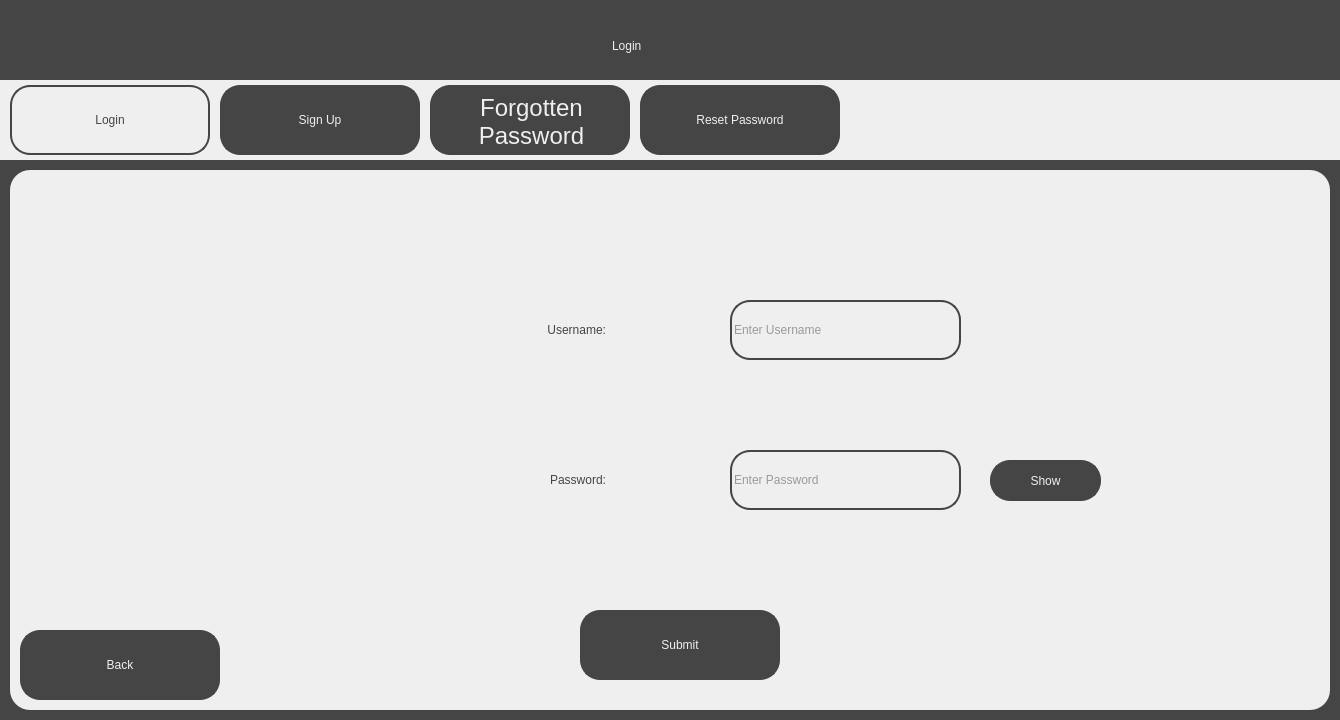
<?xml version="1.0" encoding="UTF-8"?>
<ui version="4.0">
 <class>LoginScreen</class>
 <widget class="QDialog" name="LoginScreen">
  <property name="geometry">
   <rect>
    <x>0</x>
    <y>0</y>
    <width>1340</width>
    <height>720</height>
   </rect>
  </property>
  <property name="windowTitle">
   <string>Visualising the Riemann Hypothesis - Log In</string>
  </property>
  <property name="sizeGripEnabled">
   <bool>false</bool>
  </property>
  <widget class="QWidget" name="widget" native="true">
   <property name="geometry">
    <rect>
     <x>0</x>
     <y>0</y>
     <width>1340</width>
     <height>720</height>
    </rect>
   </property>
   <property name="styleSheet">
    <string notr="true">background-color: rgb(69, 69, 69);</string>
   </property>
   <widget class="QLabel" name="Title">
    <property name="geometry">
     <rect>
      <x>612</x>
      <y>20</y>
      <width>116</width>
      <height>51</height>
     </rect>
    </property>
    <property name="styleSheet">
     <string notr="true">font: 36pt &quot;Sans Serif&quot;; color:rgb(239, 239, 239)</string>
    </property>
    <property name="text">
     <string>Login</string>
    </property>
   </widget>
   <widget class="QWidget" name="TabBar" native="true">
    <property name="geometry">
     <rect>
      <x>0</x>
      <y>80</y>
      <width>1340</width>
      <height>80</height>
     </rect>
    </property>
    <property name="styleSheet">
     <string notr="true">background-color: rgb(239, 239, 239);</string>
    </property>
    <widget class="QPushButton" name="LoginTab">
     <property name="geometry">
      <rect>
       <x>10</x>
       <y>5</y>
       <width>200</width>
       <height>70</height>
      </rect>
     </property>
     <property name="cursor">
      <cursorShape>PointingHandCursor</cursorShape>
     </property>
     <property name="styleSheet">
      <string notr="true">border: 2px solid;
border-radius: 20px;
border-color:rgb(69, 69, 69);
background-color: rgb(239, 239, 239);
font: 18pt &quot;Sans Serif&quot;; color:rgb(69, 69, 69);
</string>
     </property>
     <property name="text">
      <string>Login</string>
     </property>
    </widget>
    <widget class="QPushButton" name="SignUpTab">
     <property name="geometry">
      <rect>
       <x>220</x>
       <y>5</y>
       <width>200</width>
       <height>70</height>
      </rect>
     </property>
     <property name="cursor">
      <cursorShape>PointingHandCursor</cursorShape>
     </property>
     <property name="styleSheet">
      <string notr="true">border: 2px solid;
border-radius: 20px;
border-color:rgb(69, 69, 69);
background-color: rgb(69, 69, 69);
font: 18pt &quot;Sans Serif&quot;; color:rgb(239, 239, 239);
padding: 7px;
</string>
     </property>
     <property name="text">
      <string>Sign Up</string>
     </property>
    </widget>
    <widget class="QPushButton" name="ResetPasswordTab">
     <property name="geometry">
      <rect>
       <x>640</x>
       <y>5</y>
       <width>200</width>
       <height>70</height>
      </rect>
     </property>
     <property name="cursor">
      <cursorShape>PointingHandCursor</cursorShape>
     </property>
     <property name="styleSheet">
      <string notr="true">border: 2px solid;
border-radius: 20px;
border-color:rgb(69, 69, 69);
background-color: rgb(69, 69, 69);
font: 18pt &quot;Sans Serif&quot;; color:rgb(239, 239, 239);
</string>
     </property>
     <property name="text">
      <string>Reset Password</string>
     </property>
    </widget>
    <widget class="QPushButton" name="ForgottenPasswordTab">
     <property name="geometry">
      <rect>
       <x>430</x>
       <y>5</y>
       <width>200</width>
       <height>70</height>
      </rect>
     </property>
     <property name="cursor">
      <cursorShape>PointingHandCursor</cursorShape>
     </property>
     <property name="styleSheet">
      <string notr="true">border: 2px solid;
border-radius: 20px;
background-color: rgba(0, 0, 0, 0);
border-color: rgba(0, 0, 0, 0);</string>
     </property>
     <property name="text">
      <string/>
     </property>
    </widget>
    <widget class="QLabel" name="ForgottenPasswordLabel">
     <property name="geometry">
      <rect>
       <x>430</x>
       <y>5</y>
       <width>200</width>
       <height>70</height>
      </rect>
     </property>
     <property name="styleSheet">
      <string notr="true">border: 2px solid;
border-radius: 20px;
border-color:rgb(69, 69, 69);
background-color: rgb(69, 69, 69);
font: 18pt &quot;Sans Serif&quot;; color:rgb(239, 239, 239);
padding: 7px;
</string>
     </property>
     <property name="text">
      <string>&lt;html&gt;&lt;head/&gt;&lt;body&gt;&lt;p align=&quot;center&quot;&gt;&lt;span style=&quot; font-size:18pt;&quot;&gt;Forgotten&lt;br/&gt;Password&lt;/span&gt;&lt;/p&gt;&lt;/body&gt;&lt;/html&gt;</string>
     </property>
    </widget>
    <zorder>LoginTab</zorder>
    <zorder>SignUpTab</zorder>
    <zorder>ResetPasswordTab</zorder>
    <zorder>ForgottenPasswordLabel</zorder>
    <zorder>ForgottenPasswordTab</zorder>
   </widget>
   <widget class="QWidget" name="MainWidget" native="true">
    <property name="geometry">
     <rect>
      <x>10</x>
      <y>170</y>
      <width>1320</width>
      <height>540</height>
     </rect>
    </property>
    <property name="styleSheet">
     <string notr="true">background-color: rgb(239, 239, 239);
border-radius: 20px;</string>
    </property>
    <widget class="QLabel" name="UsernameOrEmailText">
     <property name="geometry">
      <rect>
       <x>300</x>
       <y>130</y>
       <width>301</width>
       <height>61</height>
      </rect>
     </property>
     <property name="styleSheet">
      <string notr="true">font: 25pt &quot;Sans Serif&quot;; color:rgb(69, 69, 69);
background-color: rgb(239, 239, 239); padding: 5px;</string>
     </property>
     <property name="text">
      <string>&lt;html&gt;&lt;head/&gt;&lt;body&gt;&lt;p align=&quot;right&quot;&gt;Username:&lt;/p&gt;&lt;/body&gt;&lt;/html&gt;</string>
     </property>
    </widget>
    <widget class="QLabel" name="PasswordText">
     <property name="geometry">
      <rect>
       <x>320</x>
       <y>280</y>
       <width>281</width>
       <height>61</height>
      </rect>
     </property>
     <property name="styleSheet">
      <string notr="true">font: 25pt &quot;Sans Serif&quot;; color:rgb(69, 69, 69);
background-color: rgb(239, 239, 239); padding: 5px;</string>
     </property>
     <property name="text">
      <string>&lt;html&gt;&lt;head/&gt;&lt;body&gt;&lt;p align=&quot;right&quot;&gt;Password:&lt;/p&gt;&lt;/body&gt;&lt;/html&gt;</string>
     </property>
    </widget>
    <widget class="QLineEdit" name="UsernameInput">
     <property name="geometry">
      <rect>
       <x>720</x>
       <y>130</y>
       <width>231</width>
       <height>60</height>
      </rect>
     </property>
     <property name="styleSheet">
      <string notr="true">background-color: rgb(239, 239, 239);
color: rgb(69, 69, 69);
font: 18pt &quot;Sans Serif&quot;;
border: 2px solid;
border-radius: 20px;
border-color:rgb(69, 69, 69);</string>
     </property>
     <property name="text">
      <string/>
     </property>
     <property name="cursorPosition">
      <number>0</number>
     </property>
     <property name="placeholderText">
      <string>Enter Username</string>
     </property>
    </widget>
    <widget class="QLineEdit" name="PasswordInput">
     <property name="geometry">
      <rect>
       <x>720</x>
       <y>280</y>
       <width>231</width>
       <height>60</height>
      </rect>
     </property>
     <property name="styleSheet">
      <string notr="true">background-color: rgb(239, 239, 239);
color: rgb(69, 69, 69);
font: 18pt &quot;Sans Serif&quot;;
border: 2px solid;
border-radius: 20px;
border-color:rgb(69, 69, 69);</string>
     </property>
     <property name="text">
      <string/>
     </property>
     <property name="echoMode">
      <enum>QLineEdit::Password</enum>
     </property>
     <property name="cursorPosition">
      <number>0</number>
     </property>
     <property name="placeholderText">
      <string>Enter Password</string>
     </property>
    </widget>
    <widget class="QPushButton" name="SubmitButton">
     <property name="geometry">
      <rect>
       <x>570</x>
       <y>440</y>
       <width>200</width>
       <height>70</height>
      </rect>
     </property>
     <property name="cursor">
      <cursorShape>PointingHandCursor</cursorShape>
     </property>
     <property name="styleSheet">
      <string notr="true">border: 2px solid;
border-radius: 20px;
border-color:rgb(69, 69, 69);
background-color: rgb(69, 69, 69);
font: 36pt &quot;Sans Serif&quot;; color:rgb(239, 239, 239);
</string>
     </property>
     <property name="text">
      <string>Submit</string>
     </property>
    </widget>
    <widget class="QLabel" name="ErrorLabel">
     <property name="geometry">
      <rect>
       <x>440</x>
       <y>350</y>
       <width>461</width>
       <height>71</height>
      </rect>
     </property>
     <property name="styleSheet">
      <string notr="true">color: rgb(255, 0, 0);
font: 18pt &quot;Sans Serif&quot;;</string>
     </property>
     <property name="text">
      <string>&lt;html&gt;&lt;head/&gt;&lt;body&gt;&lt;p align=&quot;center&quot;&gt;&lt;br/&gt;&lt;/p&gt;&lt;/body&gt;&lt;/html&gt;</string>
     </property>
    </widget>
    <widget class="QPushButton" name="ShowHideButton">
     <property name="geometry">
      <rect>
       <x>980</x>
       <y>290</y>
       <width>111</width>
       <height>41</height>
      </rect>
     </property>
     <property name="cursor">
      <cursorShape>PointingHandCursor</cursorShape>
     </property>
     <property name="styleSheet">
      <string notr="true">border: 2px solid;
border-radius: 20px;
border-color:rgb(69, 69, 69);
background-color: rgb(69, 69, 69);
font: 25pt &quot;Sans Serif&quot;; color:rgb(239, 239, 239);
</string>
     </property>
     <property name="text">
      <string>Show</string>
     </property>
    </widget>
    <widget class="QPushButton" name="BackButton">
     <property name="geometry">
      <rect>
       <x>10</x>
       <y>460</y>
       <width>200</width>
       <height>70</height>
      </rect>
     </property>
     <property name="cursor">
      <cursorShape>PointingHandCursor</cursorShape>
     </property>
     <property name="styleSheet">
      <string notr="true">border: 2px solid;
border-radius: 20px;
border-color:rgb(69, 69, 69);
background-color: rgb(69, 69, 69);
font: 36pt &quot;Sans Serif&quot;; color:rgb(239, 239, 239);
</string>
     </property>
     <property name="text">
      <string>Back</string>
     </property>
    </widget>
   </widget>
  </widget>
 </widget>
 <resources/>
 <connections/>
</ui>
